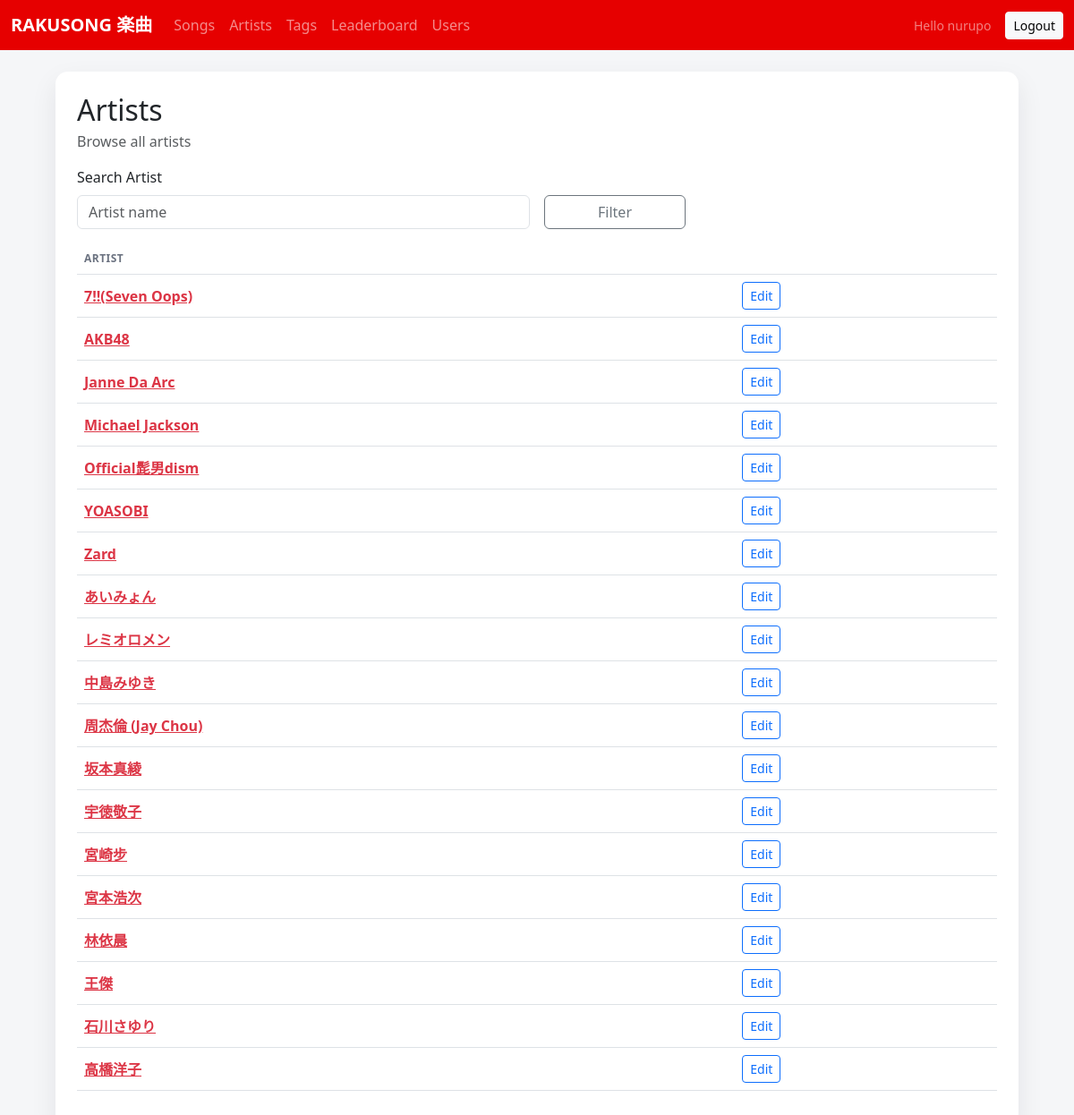
/ui/artists/ (signed in), run on the app's committed database.
### songs/models.py (models this page shows, shortened)
class ArtistIndex(models.Model):
    name = models.CharField(max_length=255, unique=True)
    next_song_no = models.PositiveIntegerField(default=1)

### songs/views_ui.py (the view)
@login_required
def artist_list(request):
    q = (request.GET.get('q') or '').strip()
    artists_qs = ArtistIndex.objects.all()
    if q:
        artists_qs = artists_qs.filter(name__icontains=q)
    artists_qs = artists_qs.order_by('name')
    return render(
        request,
        'songs/artist_list.html',
        {
            'artists': artists_qs,
            'q': q,
        },
    )

### templates/songs/artist_list.html (shortened to what this page needs)
{% extends "base.html" %}
{% block content %}
  <div class="card p-4">
    <div class="d-flex flex-wrap gap-3 justify-content-between align-items-center mb-3">
      <div>
        <h2 class="mb-1">Artists</h2>
        <div class="text-muted">Browse all artists</div>
      </div>
    </div>
    <form method="get" class="row g-3 align-items-end mb-3">
      <div class="col-md-6">
        <label class="form-label">Search Artist</label>
        <input type="text" name="q" value="{{ q }}" placeholder="Artist name" class="form-control" />
      </div>
      <div class="col-md-2 d-grid">
        <button class="btn btn-outline-secondary" type="submit">Filter</button>
      </div>
    </form>
    <div class="table-responsive">
      <table class="table align-middle">
      <thead>
        <tr>
          <th>Artist</th>
          <th></th>
        </tr>
      </thead>
      <tbody>
        {% for artist in artists %}
          <tr>
            <td>
              <a class="link-danger fw-semibold" href="{% url 'ui_artist_detail' artist.id %}">{{ artist.name }}</a>
            </td>
            <td>
              <a class="btn btn-sm btn-outline-primary" href="{% url 'ui_artist_edit' artist.id %}">Edit</a>
            </td>
          </tr>
        {% empty %}
          <tr>
            <td colspan="2" class="text-muted">No artists found.</td>
          </tr>
        {% endfor %}
      </tbody>
      </table>
    </div>
  </div>
{% endblock %}

### templates/base.html (shortened to what this page needs)
<!DOCTYPE html>
<html lang="en">
  <head>
    <link
      href="https://cdnjs.cloudflare.com/ajax/libs/bootstrap/5.3.8/css/bootstrap.min.css"
      rel="stylesheet"
    />
  </head>
  <body>
    <nav class="navbar navbar-expand-lg navbar-dark" style="background: #e60000;">
      <div class="container-fluid">
        <a class="navbar-brand fw-semibold" href="{% url 'ui_song_list' %}">RAKUSONG 楽曲</a>
        <div class="collapse navbar-collapse" id="mainNav">
          <ul class="navbar-nav me-auto mb-2 mb-lg-0">
            <li class="nav-item"><a class="nav-link" href="{% url 'ui_song_list' %}">Songs</a></li>
            <li class="nav-item"><a class="nav-link" href="{% url 'ui_artist_list' %}">Artists</a></li>
            <li class="nav-item"><a class="nav-link" href="{% url 'ui_tag_list' %}">Tags</a></li>
            <li class="nav-item"><a class="nav-link" href="{% url 'ui_leaderboard' %}">Leaderboard</a></li>
            <li class="nav-item"><a class="nav-link" href="{% url 'ui_user_list' %}">Users</a></li>
          </ul>
          {% if request.user.is_authenticated %}
            <div class="d-flex align-items-center gap-3">
              <span class="text-white-50 small">Hello {{ request.user.username }}</span>
              <a class="btn btn-light btn-sm" href="{% url 'ui_logout' %}">Logout</a>
            </div>
          {% endif %}
        </div>
      </div>
    </nav>
    <main class="container page-shell py-4">
      {% block content %}{% endblock %}
    </main>
  </body>
</html>

### templates/base.html (style rules this page uses)
:root { color-scheme: light; --bs-primary: #e60000; --bs-primary-rgb: 230, 0, 0; --bs-link-color: #e60000; --bs-link-hover-color: #b30000; }
body { margin: 0; font-family: "Segoe UI", "Helvetica Neue", Arial, sans-serif; background: #f5f6f8; color: #1b1f24; }
.page-shell { max-width: 1100px; }
.card { border-radius: 14px; box-shadow: 0 12px 30px rgba(17, 24, 39, 0.08); border: none; }
.table thead th { color: #6b7280; font-weight: 600; text-transform: uppercase; letter-spacing: 0.04em; font-size: 12px; }

### data on the page
ArtistIndex: name "7!!(Seven Oops)"
ArtistIndex: name "AKB48"
ArtistIndex: name "Janne Da Arc"
ArtistIndex: name "Michael Jackson"
ArtistIndex: name "Official髭男dism"
ArtistIndex: name "YOASOBI"
ArtistIndex: name "Zard"
ArtistIndex: name "あいみょん"
ArtistIndex: name "レミオロメン"
ArtistIndex: name "中島みゆき"
ArtistIndex: name "周杰倫 (Jay Chou)"
ArtistIndex: name "坂本真綾"
ArtistIndex: name "宇徳敬子"
ArtistIndex: name "宮崎步"
ArtistIndex: name "宮本浩次"
ArtistIndex: name "林依晨"
ArtistIndex: name "王傑"
ArtistIndex: name "石川さゆり"
ArtistIndex: name "高橋洋子"

### other printed values
{{ request.user.username }} "nurupo"
